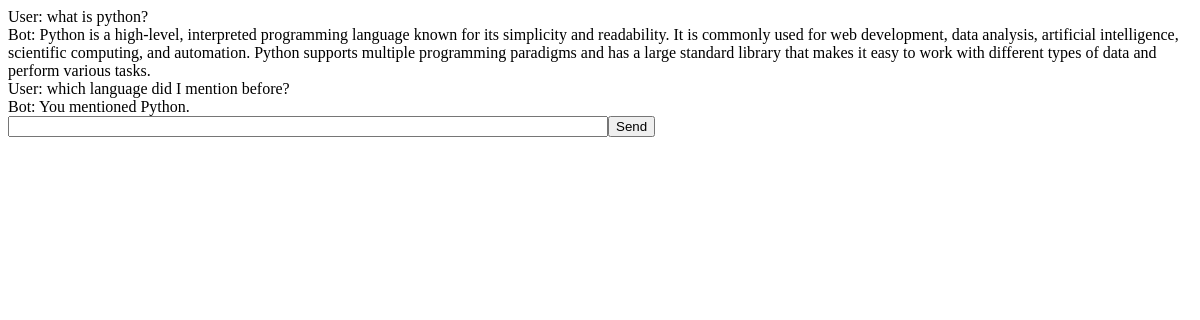
Page /chat/ on the committed database.
### chatbot_app/models.py (models this page shows)
class Message(models.Model):
        user_message = models.TextField()
        bot_message = models.TextField()
        timestamp = models.DateTimeField(auto_now_add=True)

### chatbot_app/views.py (the view)
# urls.py: path('', chat_view, name='chat_view'),
def chat_view(request):
    if request.method == "POST":
        user_message = request.POST.get('message')
        bot_message = get_ai_response(user_message)
        Message.objects.create(user_message=user_message, bot_message=bot_message)
    messages = Message.objects.all()
    return render(request, 'chat.html', {'messages': messages})

### chatbot_app/templates/chat.html (shortened to what this page needs)
<!DOCTYPE html>
<html lang="en">
<head>
</head>
<body>
<div id="container">
    <div id="chatbox">
        {% for message in messages %}
        <div>User: {{ message.user_message }}</div>
        <div>Bot: {{ message.bot_message }}</div>
        {% endfor %}
    </div>
    <form hx-post="{% url 'chat_view' %}" hx-target="#container" hx-swap="innerHTML" >
        <div class="input-fields">
            <input type="text" name="message">
            <button type="submit">
                Send
            </button>
        </div>
    </form>
</div>
</body>
</html>

### chatbot_app/templates/chat.html (style rules this page uses)
.input-fields { display: flex; flex-direction: row; }
input[type=text] { width: 50%; }

### rows in the picture
Message: user_message "what is python?", bot_message "Python is a high-level, interpreted programming language known for its simplicity and readability. It is commonly used for web development, data analysis, artificial intelligence, scientific computing, and automation. Python supports multiple programming paradigms and has a large standard library that makes it easy to work with different types of data and perform various tasks."
Message: user_message "which language did I mention before?", bot_message "You mentioned Python."
